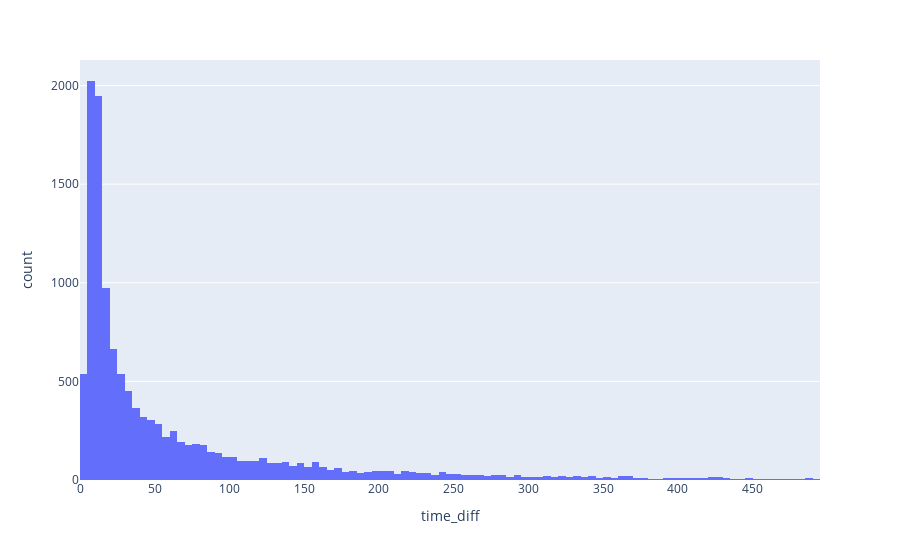

Notebook code for this chart:
### Code cell
import plotly.express as px
fig = px.histogram(last_30_orders_per_users_v3, x="time_diff")
fig.show()

### Figure 1 — Plotly figure (JSON) as saved in the notebook; plotly's stock layout.template omitted (floating-point values rounded to 4 significant figures; data arrays with more than 128 entries replaced by an {"elided": "..."} marker saying what was removed)
{"data": [{"alignmentgroup": "True", "bingroup": "x", "hovertemplate": "time_diff=%{x}<br>count=%{y}<extra></extra>", "legendgroup": "", "marker": {"color": "#636efa"}, "name": "", "offsetgroup": "", "orientation": "v", "showlegend": false, "type": "histogram", "x": {"elided": "12537 float values"}, "xaxis": "x", "yaxis": "y"}], "layout": {"barmode": "relative", "legend": {"tracegroupgap": 0}, "margin": {"t": 60}, "xaxis": {"anchor": "y", "domain": [0, 1], "title": {"text": "time_diff"}}, "yaxis": {"anchor": "x", "domain": [0, 1], "title": {"text": "count"}}}}
